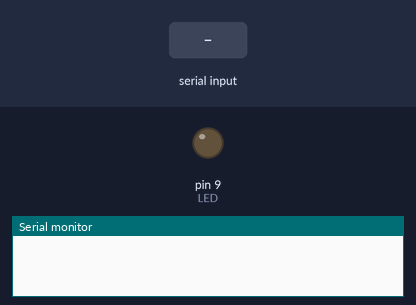
Simulated run of this sketch. Board: Arduino Uno, built with avr-gcc and run on an emulated ATmega328P. On the bench: output pins drawn as LEDs (lit = HIGH), the last lines printed to the serial monitor. The test bench sets the inputs (shaded band).

Above: at 1.2 s.
1.3 s: "90,45\n" received over the second serial link
At 2.2 s:
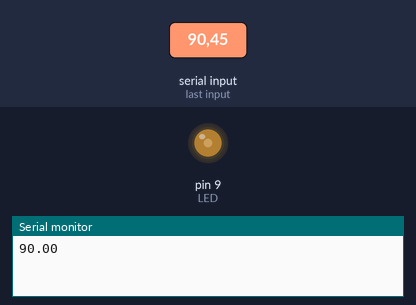
2.8 s: "30,150\n" received over the second serial link
At 3.4 s:
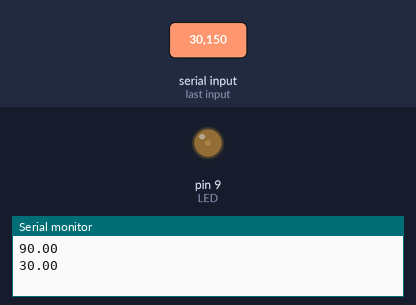
4.3 s: "200\n" received over the second serial link
At 5.5 s:
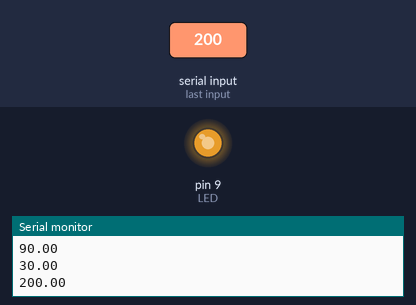
5.8 s: "90\n" received over the second serial link
At 6.8 s:
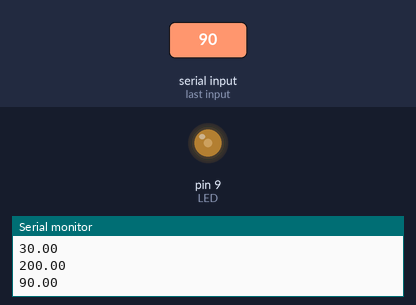
Timing chart, 0 to 8.3 s (numbered marks = the images above; inputs shaded):
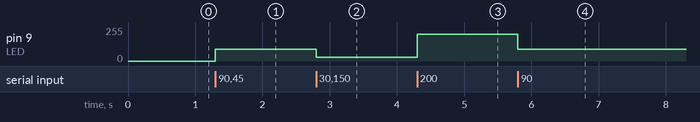

The sketch:

xbee_rx_bright.ino
```cpp
#include <SoftwareSerial.h>;

short LED = 9;
String receive;

short xBeeTx = 11;
short xBeeRx = 12;

SoftwareSerial xBeeSerial ( xBeeRx , xBeeTx ) ;

void setup () {
  Serial.begin(9600);
  xBeeSerial.begin (9600) ;
  pinMode(LED, OUTPUT);
}

void loop () {

  if ( xBeeSerial.available () > 0) {
  receive = xBeeSerial.readStringUntil('\n');
  float receiveFloat = receive.toFloat();
  analogWrite(LED, receiveFloat);
  Serial.println(receiveFloat);
  }
}
```

Measured:
- after the input at 1.3 s, pin 9 (LED): 0/255 → 90/255 at once
- after the input at 2.8 s, pin 9 (LED): 90/255 → 30/255 at once
- after the input at 4.3 s, pin 9 (LED): 30/255 → 200/255 at once
- after the input at 5.8 s, pin 9 (LED): 200/255 → 90/255 at once
